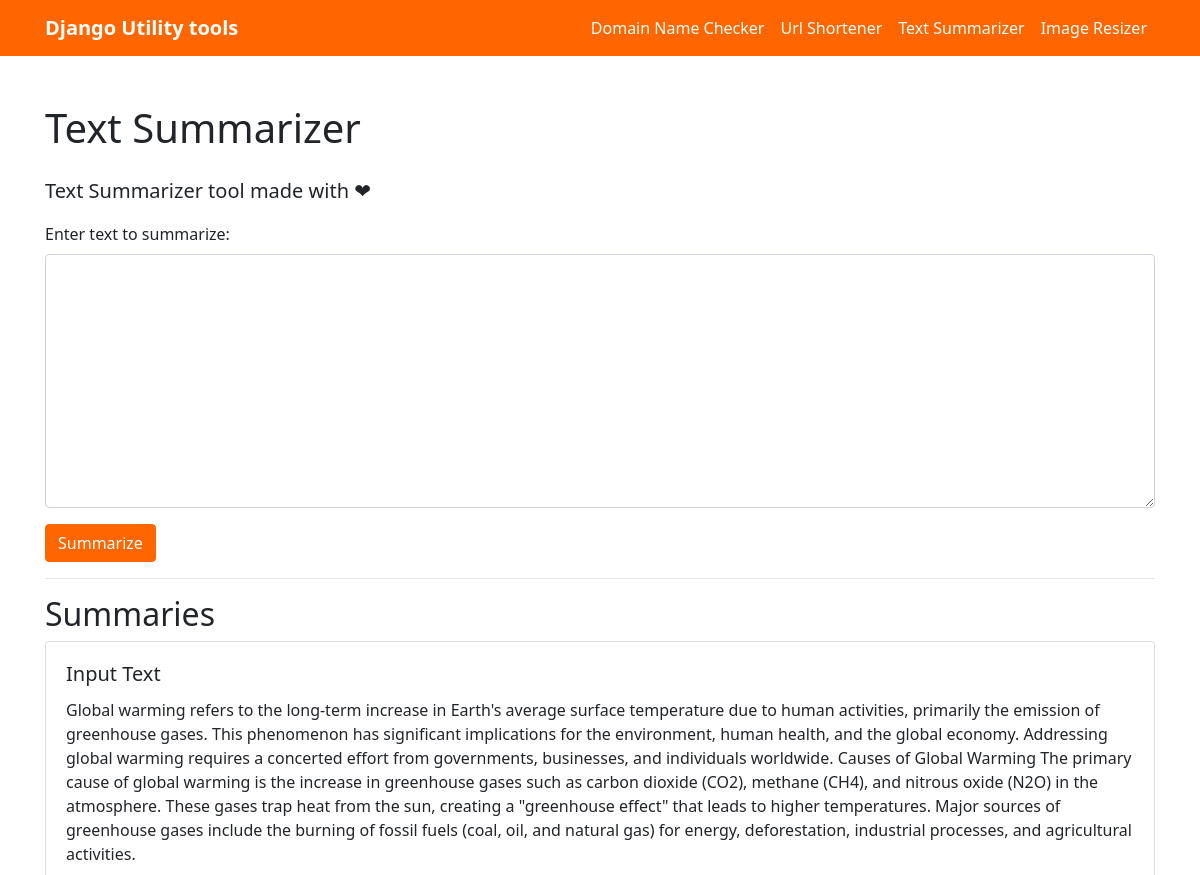
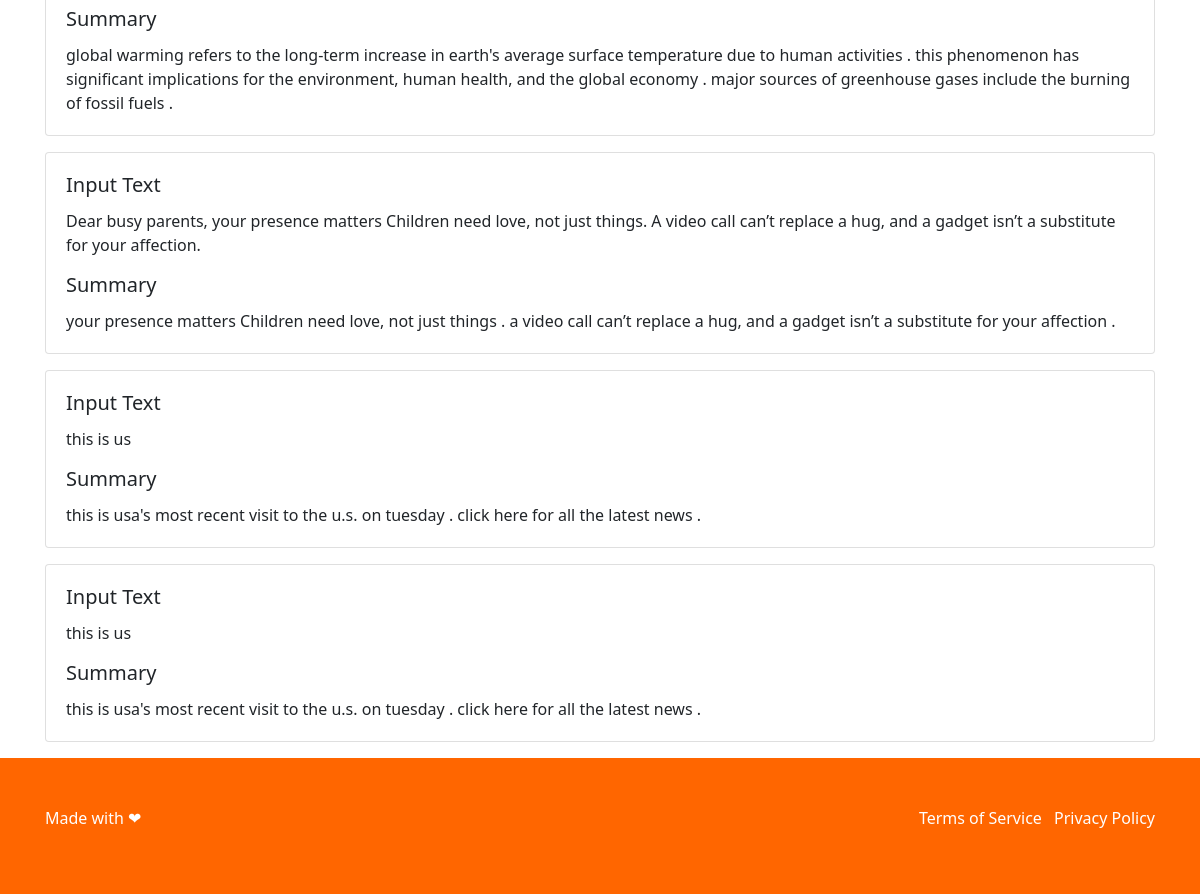
/text-summarizer/, run on an earlier commit of the app's database (2 pictures, top to bottom).
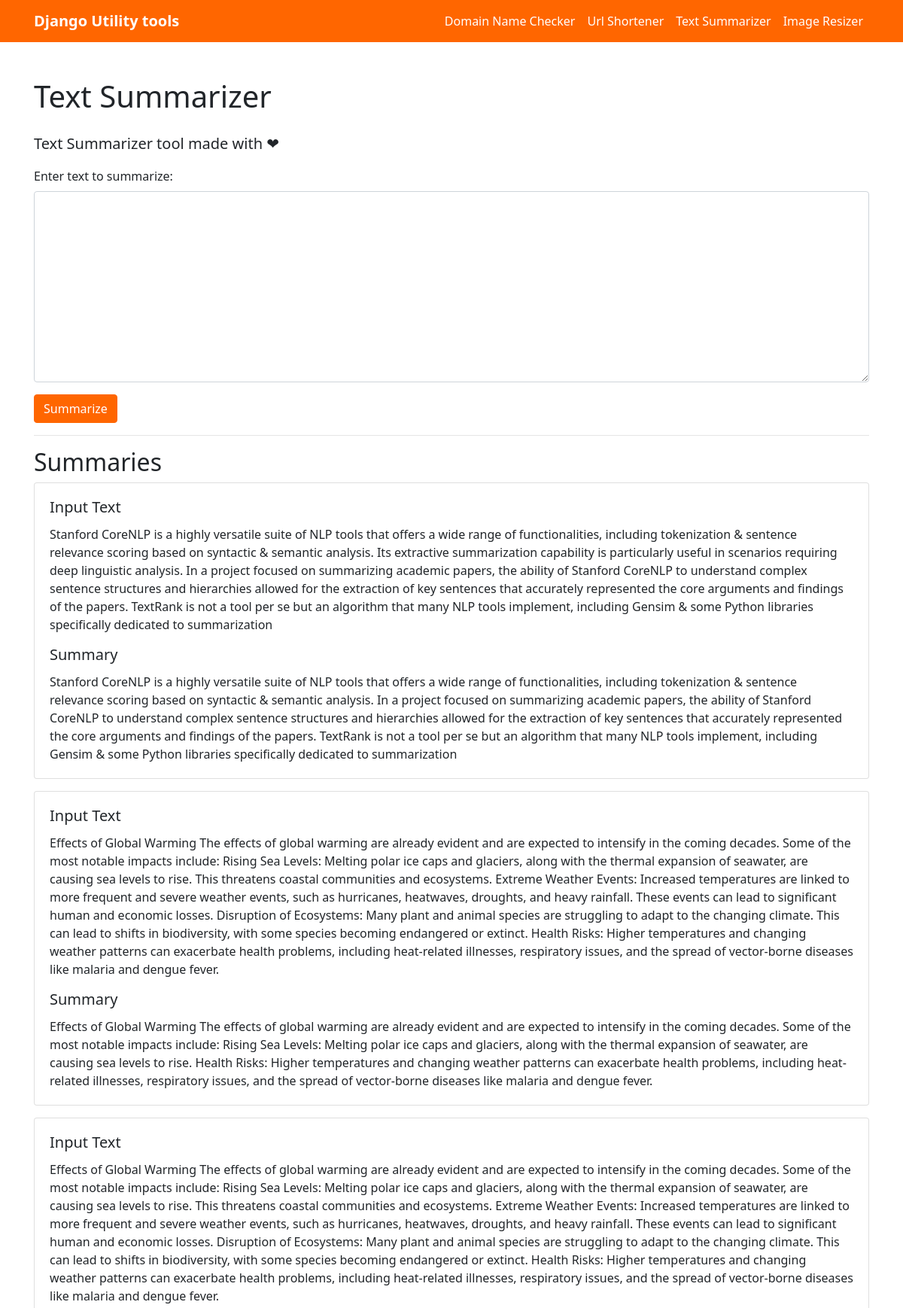
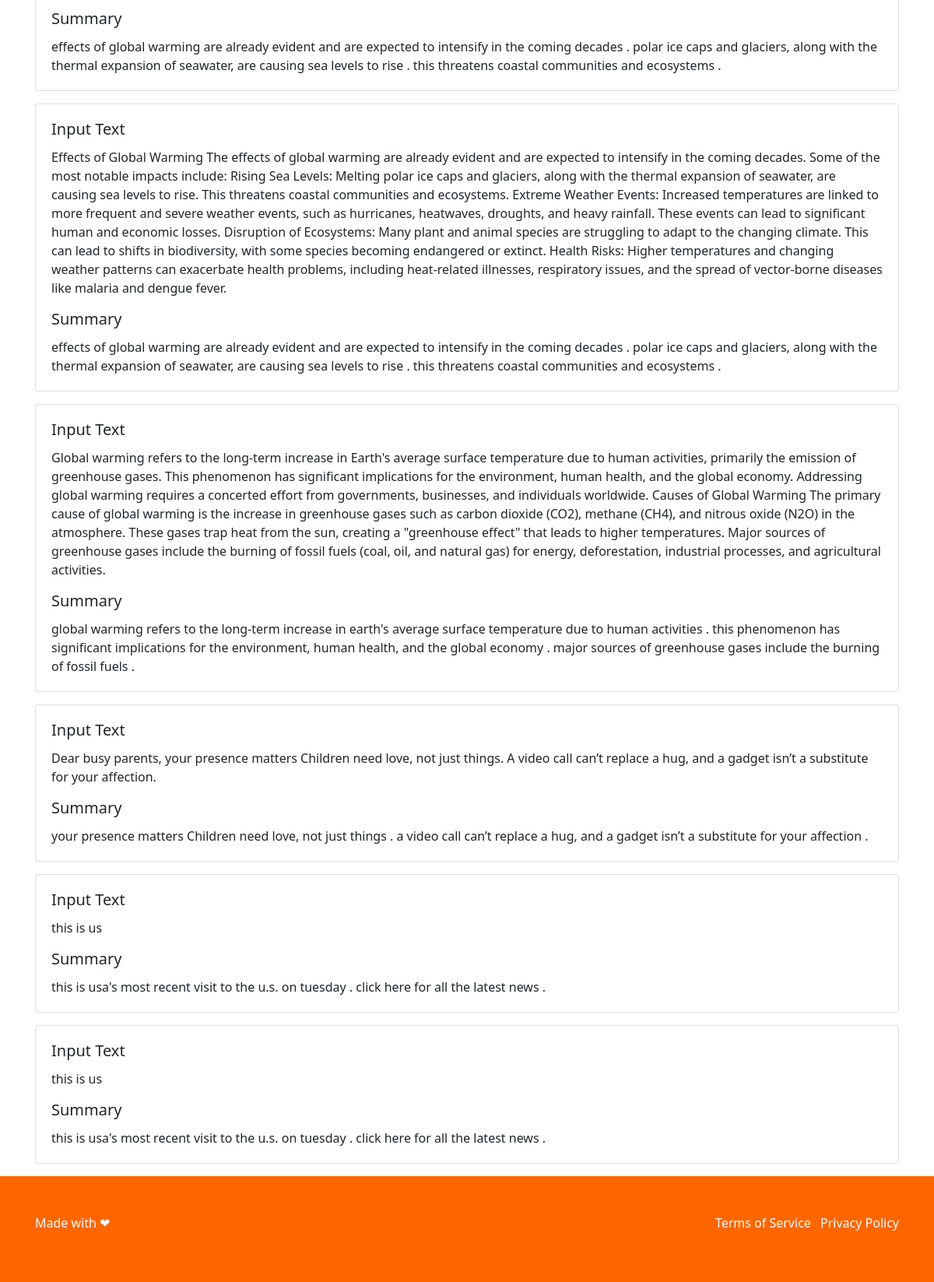
And on a later commit of the database (2 pictures, top to bottom).
### textsummarizer/models.py (models this page shows, shortened)
class TextSummary(models.Model):
    text = models.TextField()
    summary = models.TextField()

### textsummarizer/views.py (the view)
# urls.py: path('',views.summarize_text, name="summarizer"),
def summarize_text(request):
    if request.method == 'POST':
        form = TextForm(request.POST)
        if form.is_valid():
            text = form.cleaned_data['text']
            summarizer = TextSummarizer()
            summary = summarizer.summarize(text)
            TextSummary.objects.create(text=text, summary=summary)
    else:
        form = TextForm()
    inputs = TextSummary.objects.all().order_by('-id')
    return render(request, 'textsummarizer/textsummarizer.html', {'form': form, 'inputs': inputs})

### textsummarizer/forms.py
class TextForm(forms.Form):
    text = forms.CharField(widget=forms.Textarea, label='Enter Text')

### templates/textsummarizer/textsummarizer.html (shortened to what this page needs)
{% extends "base.html" %}
{% load static %}
{% block content %}
<div class="container mt-5 ">
    <h1 class="mb-4">Text Summarizer</h1>
    <p class="lead">Text Summarizer tool made with &#x2764;</p>
    <form method="post">
        <div class="form-group">
            <label for="text">Enter text to summarize:</label>
            <textarea class="form-control" rows = "10" id="text" name="text" required></textarea>
        </div>
        <button type="submit" class="btn btn-primary">Summarize</button>
    </form>
    <hr>
    {% if inputs %}
    <h2>Summaries</h2>
    {% endif %}
    {% for input in inputs %}
        <div class="card mb-3">
            <div class="card-body">
                <h5 class="card-title">Input Text</h5>
                <p class="card-text">{{ input.text }}</p>
                <h5 class="card-title">Summary</h5>
                <p class="card-text">{{ input.summary }}</p>
            </div>
        </div>
    {% endfor %}
</div>
{% endblock content %}

### templates/base.html (shortened to what this page needs)
{% load static %}
<!DOCTYPE html>
<html lang="en">
<head>
    <link rel="stylesheet" href="https://cdn.jsdelivr.net/npm/bootstrap@4.1.3/dist/css/bootstrap.min.css">
    <link rel="stylesheet" href="https://cdnjs.cloudflare.com/ajax/libs/font-awesome/5.15.3/css/all.min.css">
</head>
<body>
    {% include "navbar.html" %}
    {% block content %}
    {% endblock content %}
    {% include "footer.html" %}
</body>
</html>

### templates/navbar.html (shortened to what this page needs)
{% load static %}
<nav class="navbar navbar-expand-lg navbar-dark bg-dark">
    <div class="container">
        <a href="{% url 'home' %}" class="navbar-brand">Django Utility tools</a>
        <div class="collapse navbar-collapse" id=navbarNav>
            <ul class="navbar-nav ml-auto">
                <li class="nav-item">
                    <a href="{% url 'domain-search' %}" class="nav-link">Domain Name Checker</a>
                </li>
                <li class="nav-item">
                    <a href="{% url 'url-shortener' %}" class="nav-link">Url Shortener</a>
                </li>
                <li class="nav-item">
                    <a href="{% url 'summarizer' %}" class="nav-link">Text Summarizer</a>
                </li>
                <li class="nav-item">
                    <a href="{% url 'image-resizer' %}" class="nav-link">Image Resizer</a>
                </li>
            </ul>
        </div>
    </div>
</nav>

### templates/footer.html (shortened to what this page needs)
{% load static %}
<footer class="bg-dark text-white py-5">
    <div class="container">
        <div class="row">
            <div class="col-md-6">
                <p> Made with &#10084;</p>
            </div>
            <div class="col-sm-6 text-md-right">
                <ul class="list-inline">
                    <li class="list-inline-item"><a href="#" class="text-white">Terms of Service</a></li>
                    <li class="list-inline-item"><a href="#" class="text-white">Privacy Policy</a></li>
                </ul>
            </div>
        </div>
    </div>
</footer>

### templates/base.html (style rules this page uses)
body { font-family: 'Segoe UI', Tahoma, Geneva, Verdana, sans-serif; }
.navbar { background-color: #ff6600 !important; }
.navbar-brand { font-weight: bold; color: #ffffff !important; }
.nav-link { font-weight: 500; color: #ffffff !important; }
.btn-primary { background-color: #ff6600; border-color: #ff6600; }
footer.bg-dark { background-color: #ff6600 !important; color: #fff !important; }
footer.bg-dark a { color: #fff !important; }

What changed in the data, as far as the page shows it:
added TextSummary: text "Stanford CoreNLP is a highly versatile suite of NLP tools that offers a wide range of functionalities, including tokenization & sentence relevance scoring based on syntactic & semantic analysis. Its extractive summarization capability is particularly useful in scenarios requiring deep linguistic analysis. In a project focused on summarizing academic papers, the ability of Stanford CoreNLP to understand complex sentence structures and hierarchies allowed for the extraction of key sentences that accurately represented the core arguments and findings of the papers. TextRank is not a tool per se but an algorithm that many NLP tools implement, including Gensim & some Python libraries…", summary "Stanford CoreNLP is a highly versatile suite of NLP tools that offers a wide range of functionalities, including tokenization & sentence relevance scoring based on syntactic & semantic analysis. In a project focused on summarizing academic papers, the ability of Stanford CoreNLP to understand complex sentence structures and hierarchies allowed for the extraction of key sentences that accurately represented the core arguments and findings of the papers. TextRank is not a tool per se but an algorithm that many NLP tools implement, including Gensim & some Python libraries specifically dedicated to summarization"
added TextSummary: text "Effects of Global Warming The effects of global warming are already evident and are expected to intensify in the coming decades. Some of the most notable impacts include: Rising Sea Levels: Melting polar ice caps and glaciers, along with the thermal expansion of seawater, are causing sea levels to rise. This threatens coastal communities and ecosystems. Extreme Weather Events: Increased temperatures are linked to more frequent and severe weather events, such as hurricanes, heatwaves, droughts, and heavy rainfall. These events can lead to significant human and economic losses. Disruption of Ecosystems: Many plant and animal species are struggling to adapt to the changing climate. This can…", summary "Effects of Global Warming The effects of global warming are already evident and are expected to intensify in the coming decades. Some of the most notable impacts include: Rising Sea Levels: Melting polar ice caps and glaciers, along with the thermal expansion of seawater, are causing sea levels to rise. Health Risks: Higher temperatures and changing weather patterns can exacerbate health problems, including heat-related illnesses, respiratory issues, and the spread of vector-borne diseases like malaria and dengue fever."
added TextSummary: text "Effects of Global Warming The effects of global warming are already evident and are expected to intensify in the coming decades. Some of the most notable impacts include: Rising Sea Levels: Melting polar ice caps and glaciers, along with the thermal expansion of seawater, are causing sea levels to rise. This threatens coastal communities and ecosystems. Extreme Weather Events: Increased temperatures are linked to more frequent and severe weather events, such as hurricanes, heatwaves, droughts, and heavy rainfall. These events can lead to significant human and economic losses. Disruption of Ecosystems: Many plant and animal species are struggling to adapt to the changing climate. This can…", summary "effects of global warming are already evident and are expected to intensify in the coming decades . polar ice caps and glaciers, along with the thermal expansion of seawater, are causing sea levels to rise . this threatens coastal communities and ecosystems ."
added TextSummary: text "Effects of Global Warming The effects of global warming are already evident and are expected to intensify in the coming decades. Some of the most notable impacts include: Rising Sea Levels: Melting polar ice caps and glaciers, along with the thermal expansion of seawater, are causing sea levels to rise. This threatens coastal communities and ecosystems. Extreme Weather Events: Increased temperatures are linked to more frequent and severe weather events, such as hurricanes, heatwaves, droughts, and heavy rainfall. These events can lead to significant human and economic losses. Disruption of Ecosystems: Many plant and animal species are struggling to adapt to the changing climate. This can…", summary "effects of global warming are already evident and are expected to intensify in the coming decades . polar ice caps and glaciers, along with the thermal expansion of seawater, are causing sea levels to rise . this threatens coastal communities and ecosystems ."
